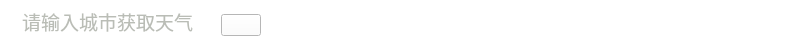
    <widget class="QWidget" name="widget_4" native="true">
     <property name="geometry">
      <rect>
       <x>-10</x>
       <y>-10</y>
       <width>791</width>
       <height>51</height>
      </rect>
     </property>
     <property name="styleSheet">
      <string notr="true">background-color: rgba(0, 170, 255,0);</string>
     </property>
     <layout class="QHBoxLayout" name="horizontalLayout_4">
      <property name="leftMargin">
       <number>15</number>
      </property>
      <property name="rightMargin">
       <number>20</number>
      </property>
      <item>
       <widget class="QLineEdit" name="leCity">
        <property name="minimumSize">
         <size>
          <width>200</width>
          <height>0</height>
         </size>
        </property>
        <property name="maximumSize">
         <size>
          <width>200</width>
          <height>16777215</height>
         </size>
        </property>
        <property name="styleSheet">
         <string notr="true">font: 14pt;
background-color: rgb(255, 255, 255);
border-radius: 4px;
padding: 1px 5px;
color:rgb(186, 189, 182)</string>
        </property>
        <property name="text">
         <string>请输入城市获取天气</string>
        </property>
        <property name="placeholderText">
         <string>城市</string>
        </property>
       </widget>
      </item>
      <item>
       <widget class="QPushButton" name="btnSearch">
        <property name="styleSheet">
         <string notr="true">background-color: rgb(255,255, 255);</string>
        </property>
        <property name="text">
         <string/>
        </property>
        <property name="icon">
         <iconset resource="res.qrc">
          <normaloff>:/res/Search2.png</normaloff>:/res/Search2.png</iconset>
        </property>
       </widget>
      </item>
      <item>
       <spacer name="horizontalSpacer_3">
        <property name="orientation">
         <enum>Qt::Horizontal</enum>
        </property>
        <property name="sizeHint" stdset="0">
         <size>
          <width>309</width>
          <height>20</height>
         </size>
        </property>
       </spacer>
      </item>
      <item>
       <widget class="QLabel" name="lblDate">
        <property name="styleSheet">
         <string notr="true">font: 20pt &quot;Arial&quot;;
font: oblique 20pt &quot;Waree&quot;;
background-color: rgba(255, 255, 255,0);
color:rgb(255,255,255)</string>
        </property>
        <property name="text">
         <string>2024/08/24 凸亏月</string>
        </property>
        <property name="alignment">
         <set>Qt::AlignCenter</set>
        </property>
       </widget>
      </item>
     </layout>
    </widget>
